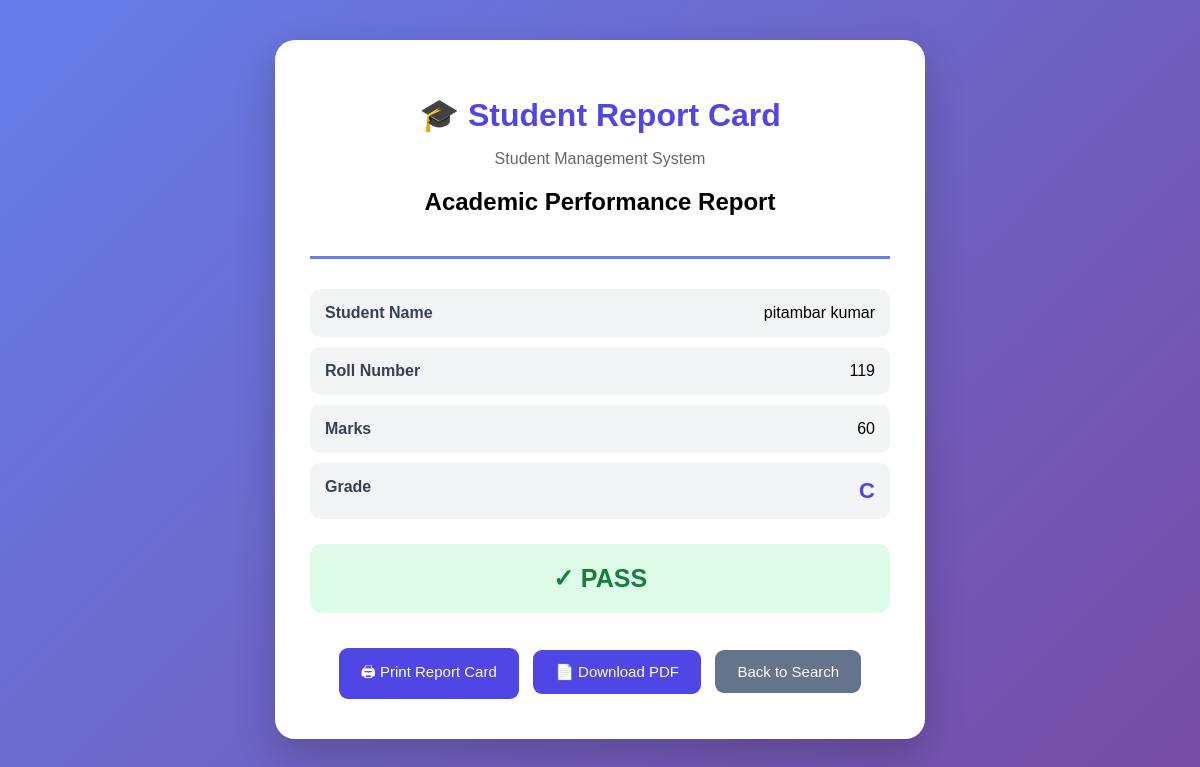
The app's page /report/1 (signed in) with its own data.
### tables this page shows
CREATE TABLE students (
            id INTEGER PRIMARY KEY AUTOINCREMENT,
            name TEXT NOT NULL,
            roll INTEGER NOT NULL,
            marks INTEGER NOT NULL
        );

### app.py (the view)
@app.route('/report/<int:id>')
def report(id):
    if 'user_id' not in session:
        return redirect('/login')
    conn = get_db_connection()
    cursor = conn.cursor()
    cursor.execute('SELECT * FROM students WHERE id = ?', (id,))
    student = cursor.fetchone()
    conn.close()
    if student is None:
        return 'Student not found', 404
    return render_template(
        'report.html',
        student=student,
        calculate_grade=calculate_grade
    )

### app.py (called while the page is built)
def get_db_connection():
    conn = sqlite3.connect(DB_PATH)
    conn.row_factory = sqlite3.Row
    return conn

def calculate_grade(marks):
    if marks >= 90:
        return 'A+'
    elif marks >= 80:
        return 'A'
    elif marks >= 70:
        return 'B'
    elif marks >= 60:
        return 'C'
    elif marks >= 40:
        return 'D'
    else:
        return 'F'

### templates/report.html (shortened to what this page needs)
<!DOCTYPE html>
<html lang="en">
<head>
</head>
<body>
<div class="report-card">
    <div class="header">
        <h1>🎓 Student Report Card</h1>
        <p class="subtitle">
            Student Management System
        </p>
        <h2>Academic Performance Report</h2>
    </div>
    <div class="details">
        <div class="detail-row">
            <strong>Student Name</strong>
            <span>{{ student[1] }}</span>
        </div>
        <div class="detail-row">
            <strong>Roll Number</strong>
            <span>{{ student[2] }}</span>
        </div>
        <div class="detail-row">
            <strong>Marks</strong>
            <span>{{ student[3] }}</span>
        </div>
        <div class="detail-row">
            <strong>Grade</strong>
            <span class="grade">
                {{ calculate_grade(student[3]) }}
            </span>
        </div>
    </div>
    {% if student[3] >= 40 %}
        <div class="result pass">
            ✓ PASS
        </div>
    {% else %}
        <div class="result fail">
            ✕ FAIL
        </div>
    {% endif %}
    <div class="buttons">
        <button class="btn" onclick="window.print()">
            🖨 Print Report Card
        </button>
<button class="btn" onclick="downloadPDF()">
    📄 Download PDF
</button>
        <a href="/search" class="btn back">
            Back to Search
        </a>
    </div>
</div>
</body>
</html>

### templates/report.html (style rules this page uses)
* { box-sizing: border-box; }
body { margin: 0; padding: 40px 15px; font-family: Arial, sans-serif; background: linear-gradient(135deg, #667eea, #764ba2); min-height: 100vh; }
.report-card { background: white; max-width: 650px; margin: auto; padding: 35px; border-radius: 20px; box-shadow: 0 15px 40px rgba(0,0,0,0.2); }
.header { text-align: center; border-bottom: 3px solid #667eea; padding-bottom: 20px; }
.header h1 { color: #4f46e5; margin-bottom: 10px; }
.subtitle { color: #666; }
.details { margin-top: 30px; }
.detail-row { display: flex; justify-content: space-between; gap: 15px; padding: 15px; margin-bottom: 10px; background: #f3f4f6; border-radius: 10px; }
.detail-row strong { color: #374151; }
.grade { color: #4f46e5; font-size: 22px; font-weight: bold; }
.result { text-align: center; padding: 20px; margin-top: 25px; border-radius: 12px; font-size: 25px; font-weight: bold; }
.pass { background: #dcfce7; color: #15803d; }
.buttons { text-align: center; margin-top: 30px; }
.btn { display: inline-block; padding: 13px 22px; margin: 5px; border: none; border-radius: 9px; background: #4f46e5; color: white; text-decoration: none; font-size: 15px; cursor: pointer; }
.back { background: #64748b; }

### records on screen
students: name "pitambar kumar", roll "119", marks "60", marks "C"
